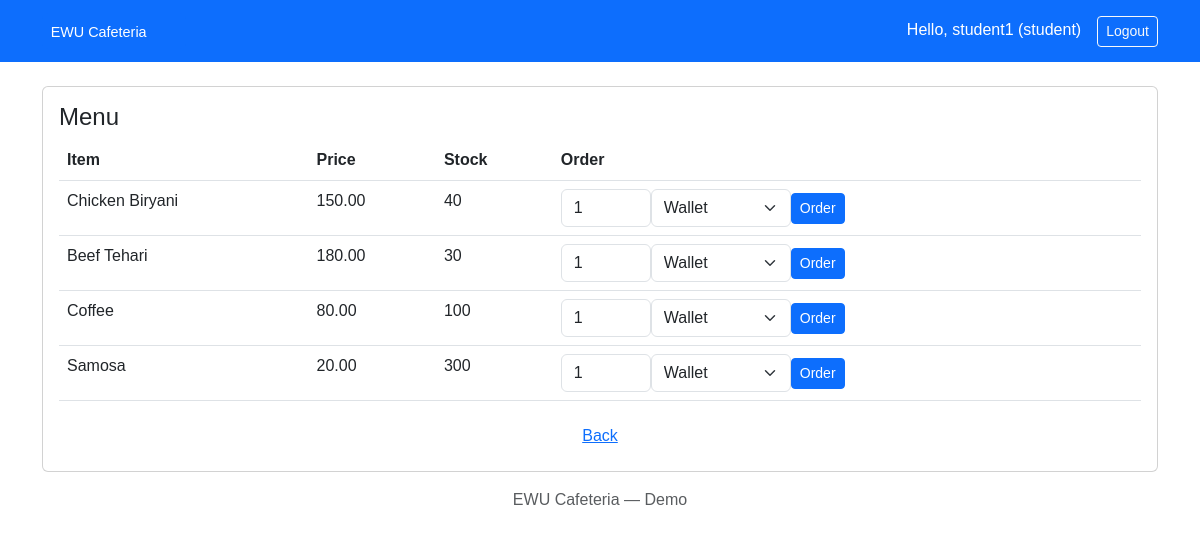
Screenshot of /menu.php (signed in) with the database file from the repository.
### tables this page shows
CREATE TABLE menu (id INT AUTO_INCREMENT PRIMARY KEY, item_name VARCHAR(150) NOT NULL, price DECIMAL(10,2) NOT NULL, stock INT NOT NULL DEFAULT 0);

### menu.php (the view)
<?php require '../config.php'; require '../includes/header.php'; if(!isset($_SESSION['role'])||$_SESSION['role']!=='student'){ header('Location: ../login.php'); exit;} $items=$conn->query('SELECT * FROM menu WHERE stock>0'); ?>
<div class="card p-3"><h4>Menu</h4><table class="table"><thead><tr><th>Item</th><th>Price</th><th>Stock</th><th>Order</th></tr></thead><tbody><?php while($it=$items->fetch_assoc()): ?><tr class="<?= $it['stock']<10 ? 'table-danger':'' ?>"><td><?=htmlspecialchars($it['item_name'])?></td><td><?=number_format($it['price'],2)?></td><td><?= (int)$it['stock'] ?></td><td><form method="post" action="place_order.php"><input type="hidden" name="menu_id" value="<?= (int)$it['id'] ?>"><input class="form-control d-inline-block" style="width:90px" name="qty" type="number" value="1" min="1"><select name="method" class="form-select d-inline-block" style="width:140px"><option value="WALLET">Wallet</option><option value="CASH">Cash</option></select><button class="btn btn-sm btn-primary">Order</button></form></td></tr><?php endwhile; ?></tbody></table><a class="btn btn-link" href="dashboard.php">Back</a></div><?php require '../includes/footer.php'; ?>

### style.css (style rules this page uses)
body { font-family:Arial,Helvetica,sans-serif }

### rows the page displays
menu: item_name "Chicken Biryani", price "150.00", stock "40"
menu: item_name "Beef Tehari", price "180.00", stock "30"
menu: item_name "Coffee", price "80.00", stock "100"
menu: item_name "Samosa", price "20.00", stock "300"

### other values shown
$_SESSION['username'] "student1"
$_SESSION['role'] "student"
